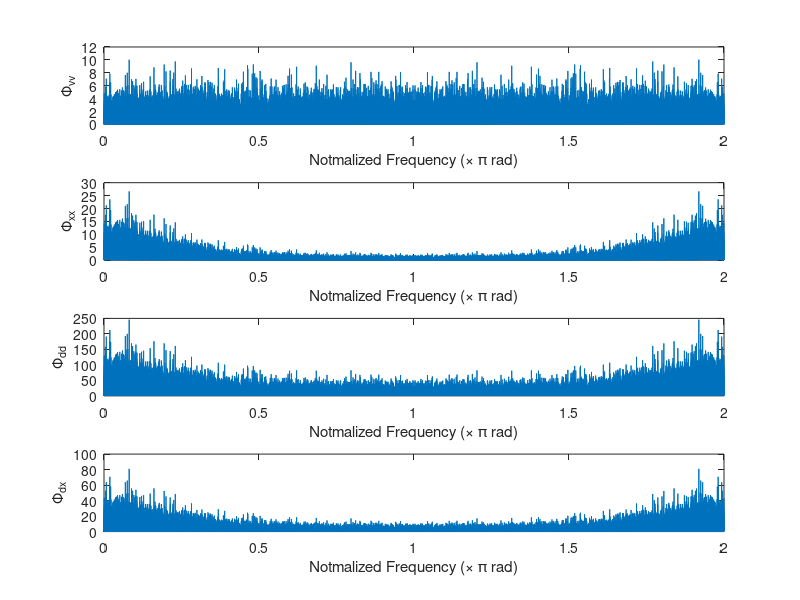
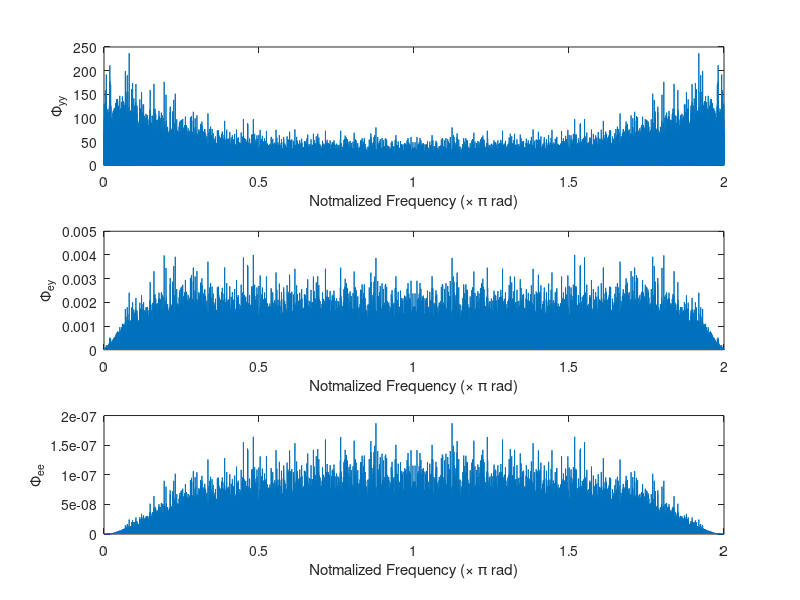
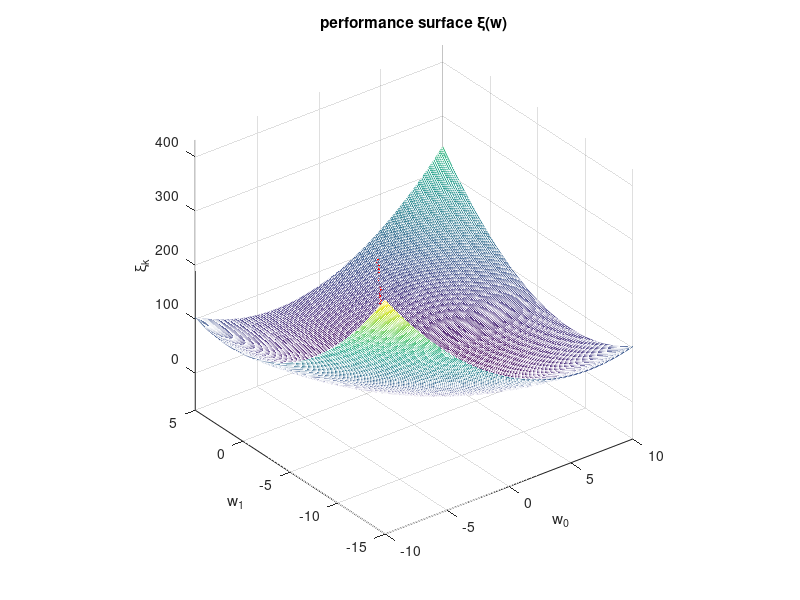
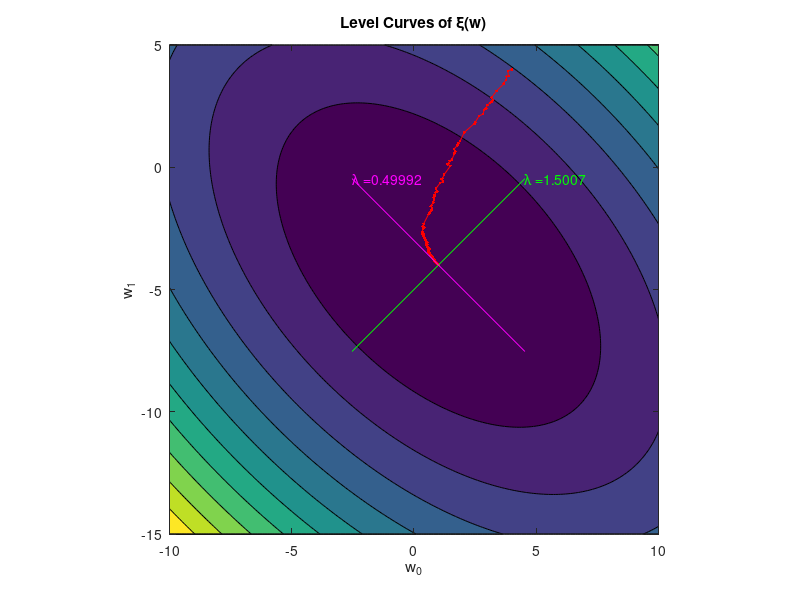

The MATLAB source for these figures, in order:
%% An Application Using Simulated Signals

%% TASK 1: Change the bandwidth parameter 'a' and observe the effect.

%% TASK 2: For each 'a' change the 'Mu' and observe the effect.

%% TASK 3: For each 'a' and 'Mu' change the initialization of 'w' and
%% observe the effect. 


close all
clear all
clc

%% Parameters

a = 0.5 ;

L = 100000 ;

df = 2/L ;
f = 0:df:(2 - df) ;

%% Generate signals

v = wgn(1,L,0) ; 

v = v - mean(v) ;
v = v/std(v) ;

G = tf(sqrt([1-a^2 0]),[1 -a],1) 

x = lsim(G,v) ;
x = x + 0.0*randn(size(x)) ;

P = tf([1 -4],[1 0],1)

d = lsim(P,x) ;
d = d + 0.0*randn(size(d)) ;

%% Plot signal spectra

figure(1)

subplot(4,1,1)
plot(f,abs(fft(v)).^2 /L)
xlabel('Notmalized Frequency (\times \pi rad)')
ylabel('\Phi_{vv}')

subplot(4,1,2)
plot(f,abs(fft(x)).^2 /L)
xlabel('Notmalized Frequency (\times \pi rad)')
ylabel('\Phi_{xx}')

subplot(4,1,3)
plot(f,abs(fft(d)).^2 /L)
xlabel('Notmalized Frequency (\times \pi rad)')
ylabel('\Phi_{dd}')

subplot(4,1,4)
plot(f,abs(fft(d).*conj(fft(x))) /L)
xlabel('Notmalized Frequency (\times \pi rad)')
ylabel('\Phi_{dx}')

%% Calculate signal statistics

x1 = x(1:(end-1))' ;
x0 = x(2:end)' ;

R = [sum(x0.^2) sum(x0.*x1) ; sum(x1.*x0) sum(x1.^2)] /L 

d1 = d(1:(end-1))' ;
d0 = d(2:end)' ;

p = [sum(x0.*d0) ; sum(x1.*d0)]/(L-1)

%% Use LMS to calculate wo

w = [4;4] ;
w_bkp = w ;
wp = [inf;inf] ;

EPS = 1e-6 ;

Mu = 0.01 ;

MaxIter = 1000 ;

I = 0 ;

W = w ;

while(I<MaxIter)%((norm(w-wp)>EPS)&(I<MaxIter))
    I = I + 1 ;
    wp = w ;
    y = w'*[x0(I) ; x1(I)] ;
    e = d0(I) - y ;
    w = w + 2*Mu*e*[x0(I) ; x1(I)] ;
    W(:,end+1) = w ;
end

wo_WH = [1 a ; a 1]\[1-4*a ; a-4] ;
disp('Ideal solution from Wiener-Hopf Equation')
disp(wo_WH)

disp('Calculated solution')
disp(w)

%% Output

y = w' * [x0 ; x1] ;

e = d0 - y ;

[eVec,eVal] = eig(R) ;

% Sort the eigenvectors of R in the descending order
[eVal,Idx] = sort(diag(eVal),'descend') ;
eVec = eVec(:,Idx) 
eVal = eVal

%% Output signal spectra

figure(2)
subplot(3,1,1)
plot(f(1:(end-1))*(L-1)/L,abs(fft(y)).^2 /L)
xlabel('Notmalized Frequency (\times \pi rad)')
ylabel('\Phi_{yy}')

subplot(3,1,2)
plot(f(1:(end-1))*(L-1)/L,abs(fft(e).*conj(fft(y))) /L)
xlabel('Notmalized Frequency (\times \pi rad)')
ylabel('\Phi_{ey}')

subplot(3,1,3)
plot(f(1:(end-1))*(L-1)/L,abs(fft(e)).^2 /L)
xlabel('Notmalized Frequency (\times \pi rad)')
ylabel('\Phi_{ee}')

%% Performance surfaces

ww0 = -10:0.1:10 ;
ww1 = -15:0.1:5 ;
[WW0,WW1] = meshgrid(ww0,ww1) ;

XIXI = sum(d0.^2)/(L-1) - 2*WW0*p(1) - 2*WW1*p(2) ...
    + WW0.*WW0*R(1,1) + WW0.*WW1.*(R(1,2)+R(2,1)) ...
    + WW1.*WW1*R(2,2) ;

XI = sum(d0.^2)/(L-1) - 2*W(1,:)*p(1) - 2*W(2,:)*p(2) ...
    + W(1,:).*W(1,:)*R(1,1) + W(1,:).*W(2,:).*(R(1,2)+R(2,1)) ...
    + W(2,:).*W(2,:)*R(2,2) ; 

figure(3) ; 

mesh(ww0,ww1,XIXI)
hold on
plot3(W(1,:),W(2,:),XI,'.r-')
xlabel('w_0')
ylabel('w_1')
zlabel('\xi_k')
title('performance surface \xi(w)')
axis vis3d
hold off

figure(4) ; 
contourf(ww0,ww1,XIXI)
hold on
plot(W(1,:),W(2,:),'.r-')
xlabel('w_0')
ylabel('w_1')
title('Level Curves of \xi(w)')
% The following 7 lineas are for plotting the eigenvectors on the level
% curves
T = 5 ;
EV1p = wo_WH + T*eVec(:,1) ;
EV1n = wo_WH - T*eVec(:,1) ;
EV2p = wo_WH + T*eVec(:,2) ;
EV2n = wo_WH - T*eVec(:,2) ;
plot([EV1p(1) EV1n(1)],[EV1p(2) EV1n(2)],'g-')
plot([EV2p(1) EV2n(1)],[EV2p(2) EV2n(2)],'m-')
text(EV1n(1),EV1n(2),['\lambda =' num2str(eVal(1))],'Color','green')
text(EV2n(1),EV2n(2),['\lambda =' num2str(eVal(2))],'Color','magenta')
axis equal
axis tight
hold off

figure(5) ; 
subplot(2,3,1)
plot(0:(size(W,2)-1),W(1,:),'.-')
xlabel('Iteration Number (k)')
ylabel('w_0(k)')
grid on

subplot(2,3,2)
plot(0:(size(W,2)-1),W(1,:)*eVec(1,1)+W(2,:)*eVec(2,1),'.-')
xlabel('Iteration Number (k)')
ylabel(['v' char(39) '{}_1(k)'])
grid on

subplot(2,3,3)
plot(0:(size(W,2)-1),W(2,:),'.-')
xlabel('Iteration Number (k)')
ylabel('w_1(k)')
grid on

subplot(2,3,4)
plot(0:(size(W,2)-1),W(1,:)*eVec(1,2)+W(2,:)*eVec(2,2),'.-')
xlabel('Iteration Number (k)')
ylabel(['v' char(39) '{}_2(k)'])
grid on

subplot(2,3,5)
plot(0:(size(W,2)-1),XI,'.-')
xlabel('Iteration Number (k)')
ylabel('\xi_k')
grid on

subplot(2,3,6)
plot(0:(size(W,2)-1),sqrt(W(1,:).^2 + W(2,:).^2),'.-')
xlabel('Iteration Number (k)')
ylabel('|| w_k||')
grid on
